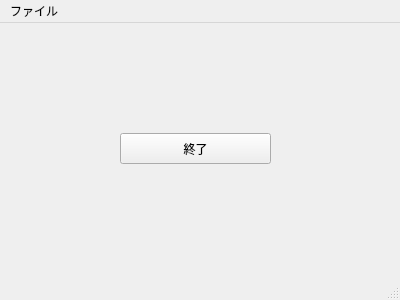
<?xml version="1.0" encoding="UTF-8"?>
<ui version="4.0">
 <class>MainWindow</class>
 <widget class="QMainWindow" name="MainWindow">
  <property name="geometry">
   <rect>
    <x>0</x>
    <y>0</y>
    <width>400</width>
    <height>300</height>
   </rect>
  </property>
  <property name="font">
   <font>
    <family>Meiryo UI</family>
    <weight>50</weight>
    <bold>false</bold>
   </font>
  </property>
  <property name="windowTitle">
   <string>MainWindow</string>
  </property>
  <property name="windowIcon">
   <iconset resource="../app.qrc">
    <normaloff>:/img/icon.256.png</normaloff>:/img/icon.256.png</iconset>
  </property>
  <property name="locale">
   <locale language="Japanese" country="Japan"/>
  </property>
  <widget class="QWidget" name="centralwidget">
   <widget class="QPushButton" name="btnExit">
    <property name="geometry">
     <rect>
      <x>120</x>
      <y>110</y>
      <width>151</width>
      <height>31</height>
     </rect>
    </property>
    <property name="font">
     <font>
      <family>Meiryo UI</family>
     </font>
    </property>
    <property name="text">
     <string>終了</string>
    </property>
    <property name="autoDefault">
     <bool>false</bool>
    </property>
    <property name="default">
     <bool>false</bool>
    </property>
    <property name="flat">
     <bool>false</bool>
    </property>
   </widget>
  </widget>
  <widget class="QMenuBar" name="menubar">
   <property name="geometry">
    <rect>
     <x>0</x>
     <y>0</y>
     <width>400</width>
     <height>24</height>
    </rect>
   </property>
   <widget class="QMenu" name="menu">
    <property name="title">
     <string>ファイル</string>
    </property>
    <addaction name="action"/>
   </widget>
   <addaction name="menu"/>
  </widget>
  <widget class="QStatusBar" name="statusbar"/>
  <action name="action">
   <property name="text">
    <string>終了</string>
   </property>
  </action>
 </widget>
 <resources>
  <include location="../app.qrc"/>
 </resources>
 <connections/>
</ui>
